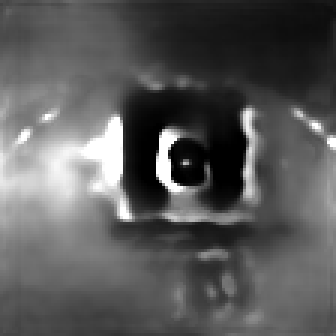
#> input picture tonedio/depths/depth_frame_000209.png, 112 x 112 px (shown 3 times larger)
$ python detect_gates_from_mask_geometry.py depths/depth_frame_000209.png
#> lines starting #> are read from the running program, lines starting #| are printed output that depends on the picture; after the words box and inside, x2 and y2 are one past the last pixel; in counts of white or black regions, pixels touching at a corner belong together
from __future__ import annotations

from argparse import ArgumentParser
from pathlib import Path
import glob
import json
import math

import cv2
import numpy as np


IMAGE_EXTENSIONS = {".png", ".jpg", ".jpeg", ".bmp", ".webp"}


def build_args():
    parser = ArgumentParser(description="Detect rectangular gate candidates from black/white segmentation masks.")
    parser.add_argument("inputs", nargs="+", help="Mask image files, folders, or glob patterns.")
    parser.add_argument("--output_dir", type=str, default="mask_geometry_gate_detections")
    parser.add_argument("--threshold", type=int, default=127)
    parser.add_argument("--min_area", type=float, default=20.0)
    parser.add_argument("--max_candidates", type=int, default=5)
    parser.add_argument("--close_kernel", type=int, default=5)
    parser.add_argument("--dilate_kernel", type=int, default=3)
    parser.add_argument("--edge_samples", type=int, default=40)
    parser.add_argument("--edge_thickness", type=int, default=2)
    parser.add_argument("--min_edge_coverage", type=float, default=0.25)
    parser.add_argument("--min_rectangularity", type=float, default=0.05)
    return parser.parse_args()


def iter_image_paths(inputs):
    seen = set()
    for item in inputs:
        matches = [Path(path) for path in glob.glob(item)]
        if not matches:
            matches = [Path(item)]

        for path in matches:
            if path.is_dir():
                candidates = [
                    child
                    for child in path.rglob("*")
                    if child.is_file() and child.suffix.lower() in IMAGE_EXTENSIONS
                ]
            else:
                candidates = [path]

            for candidate in candidates:
                candidate = candidate.resolve()
                if candidate in seen or candidate.suffix.lower() not in IMAGE_EXTENSIONS:
                    continue
                seen.add(candidate)
                yield candidate


def order_corners(corners):
    corners = np.asarray(corners, dtype=np.float32)
    center = np.mean(corners, axis=0)
    angles = np.arctan2(corners[:, 1] - center[1], corners[:, 0] - center[0])
    ordered = corners[np.argsort(angles)]
    start = int(np.argmin(np.sum(ordered, axis=1)))
    return np.roll(ordered, -start, axis=0)


def sample_edge_coverage(mask, p0, p1, samples, thickness):
    p0 = np.asarray(p0, dtype=np.float32)
    p1 = np.asarray(p1, dtype=np.float32)
    hits = 0
    total = max(2, int(samples))
    radius = max(0, int(thickness))
    height, width = mask.shape[:2]
    for i in range(total):
        t = float(i) / float(total - 1)
        p = p0 * (1.0 - t) + p1 * t
        x = int(round(float(p[0])))
        y = int(round(float(p[1])))
        x0 = max(0, x - radius)
        x1 = min(width, x + radius + 1)
        y0 = max(0, y - radius)
        y1 = min(height, y + radius + 1)
        if x0 >= x1 or y0 >= y1:
            continue
        if np.any(mask[y0:y1, x0:x1] > 0):
            hits += 1
    return float(hits) / float(total)


def score_rect(mask, corners, contour_area, edge_samples, edge_thickness):
    corners = order_corners(corners)
    rect_area = float(cv2.contourArea(corners.astype(np.float32)))
    if rect_area <= 1e-6:
        return None

    edge_coverages = []
    for i in range(4):
        edge_coverages.append(
            sample_edge_coverage(
                mask,
                corners[i],
                corners[(i + 1) % 4],
                samples=edge_samples,
                thickness=edge_thickness,
            )
        )

    rectangularity = float(contour_area) / rect_area
    score = float(np.mean(edge_coverages)) * 0.75 + float(min(edge_coverages)) * 0.25
    score *= min(1.0, max(0.0, rectangularity))
    return {
        "corners": corners,
        "rect_area": rect_area,
        "rectangularity": rectangularity,
        "edge_coverages": edge_coverages,
        "score": score,
    }


def detect_gates(mask, args):
    binary = np.asarray(mask, dtype=np.uint8)
    _, binary = cv2.threshold(binary, int(args.threshold), 255, cv2.THRESH_BINARY)

    if args.close_kernel > 0:
        kernel = np.ones((int(args.close_kernel), int(args.close_kernel)), dtype=np.uint8)
        binary = cv2.morphologyEx(binary, cv2.MORPH_CLOSE, kernel)
    if args.dilate_kernel > 0:
        kernel = np.ones((int(args.dilate_kernel), int(args.dilate_kernel)), dtype=np.uint8)
        binary = cv2.dilate(binary, kernel, iterations=1)

    contours, _ = cv2.findContours(binary, cv2.RETR_EXTERNAL, cv2.CHAIN_APPROX_SIMPLE)
    detections = []
    for contour in contours:
        contour_area = float(cv2.contourArea(contour))
        if contour_area < float(args.min_area):
            continue
        if contour.shape[0] < 4:
            continue

        rect = cv2.minAreaRect(contour)
        corners = cv2.boxPoints(rect)
        scored = score_rect(
            binary,
            corners,
            contour_area=contour_area,
            edge_samples=args.edge_samples,
            edge_thickness=args.edge_thickness,
        )
        if scored is None:
            continue
        if min(scored["edge_coverages"]) < float(args.min_edge_coverage):
            continue
        if scored["rectangularity"] < float(args.min_rectangularity):
            continue

        center = np.mean(scored["corners"], axis=0)
        size = rect[1]
        detections.append(
            {
                "center": center,
                "corners": scored["corners"],
                "size": (float(size[0]), float(size[1])),
                "contour_area": contour_area,
                "rect_area": scored["rect_area"],
                "rectangularity": scored["rectangularity"],
                "edge_coverages": scored["edge_coverages"],
                "score": scored["score"],
            }
        )

    detections.sort(key=lambda item: float(item["score"]), reverse=True)
    return binary, detections[: max(1, int(args.max_candidates))]


def draw_detections(mask_bgr, detections):
    overlay = mask_bgr.copy()
    if overlay.ndim == 2:
        overlay = cv2.cvtColor(overlay, cv2.COLOR_GRAY2BGR)
    palette = [(0, 255, 0), (0, 170, 255), (255, 120, 0), (255, 0, 255), (180, 180, 180)]
    for idx, detection in enumerate(detections):
        color = palette[idx % len(palette)]
        corners = np.asarray(detection["corners"], dtype=np.int32)
        cv2.polylines(overlay, [corners], isClosed=True, color=color, thickness=2, lineType=cv2.LINE_AA)
        center = detection["center"]
        center_xy = (int(round(float(center[0]))), int(round(float(center[1]))))
        cv2.drawMarker(
            overlay,
            center_xy,
            color,
            markerType=cv2.MARKER_CROSS,
            markerSize=11,
            thickness=1,
            line_type=cv2.LINE_AA,
        )
        cv2.putText(
            overlay,
            f"gate {idx + 1} {float(detection['score']):.2f}",
            (center_xy[0] + 6, center_xy[1] + 14),
            cv2.FONT_HERSHEY_SIMPLEX,
            0.4,
            color,
            1,
            cv2.LINE_AA,
        )
    return overlay


def detection_to_json(detection):
    return {
        "center": np.asarray(detection["center"], dtype=np.float32).tolist(),
        "corners": np.asarray(detection["corners"], dtype=np.float32).tolist(),
        "size": list(detection["size"]),
        "contour_area": float(detection["contour_area"]),
        "rect_area": float(detection["rect_area"]),
        "rectangularity": float(detection["rectangularity"]),
        "edge_coverages": [float(value) for value in detection["edge_coverages"]],
        "score": float(detection["score"]),
    }


def main():
    args = build_args()
    output_dir = Path(args.output_dir)
    overlay_dir = output_dir / "overlays"
    overlay_dir.mkdir(parents=True, exist_ok=True)

    image_paths = list(iter_image_paths(args.inputs))
    if not image_paths:
        raise FileNotFoundError("No input mask images found.")

    results = []
    for image_path in image_paths:
        mask = cv2.imread(str(image_path), cv2.IMREAD_GRAYSCALE)
#> mask is the input picture: shape (112, 112); min 0, max 255, mean 89.2
        if mask is None:
            print("[skip]", image_path, "could not be read", flush=True)
            continue

        binary, detections = detect_gates(mask, args)
#> in detect_gates, `_, binary = cv2.threshold(binary, int(args.threshold), 255, cv2.THRESH..`:
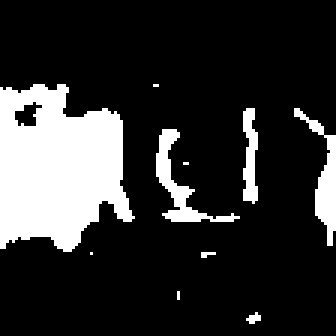
#> binary: shape (112, 112) (shown 3 times larger); 18.8% white; 10 white regions (6 under 20 px), largest, box (x1, y1, x2, y2) and area: (0, 28, 45, 84) 1809, (52, 43, 80, 74) 206, (98, 36, 112, 82) 197, (81, 36, 86, 68) 114
#> in detect_gates, `binary = cv2.morphologyEx(binary, cv2.MORPH_CLOSE, kernel)`:
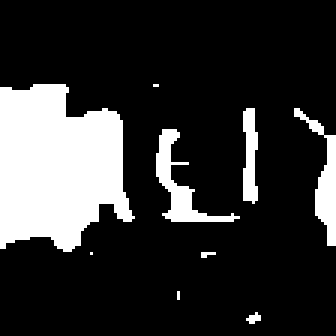
#> binary: shape (112, 112) (shown 3 times larger); 19.6% white; 9 white regions (5 under 20 px), largest, box (x1, y1, x2, y2) and area: (0, 28, 45, 84) 1870, (52, 43, 80, 74) 232, (98, 36, 112, 82) 203, (81, 36, 86, 68) 123
#> in detect_gates, `binary = cv2.dilate(binary, kernel, iterations=1)`:
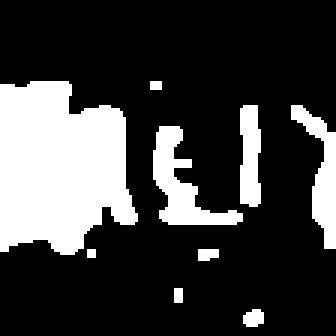
#> binary: shape (112, 112) (shown 3 times larger); 24.1% white; 9 white regions (3 under 20 px)
#> in detect_gates, `contours, _ = cv2.findContours(binary, cv2.RETR_EXTERNAL, cv2.CHAIN_AP..`: contours = 9 contours, 4 with area under 20; largest, box (x1, y1, x2, y2) and area: (0, 27, 46, 85) 1949, (51, 42, 81, 75) 320, (97, 35, 112, 83) 241, (80, 35, 87, 69) 167, (81, 103, 88, 109) 24
#> the loop in detect_gates, `for contour in contours:` made 9 passes
#> (contour_area, rect, rect_area in score_rect, rectangularity in score_rect, score in score_rect) on passes 1, 7, 9: (24.5, ((84, 105.5), (5, 6), -90), 30, 0.817, 0.817), (167, ((83, 51.5), (33, 6), -90), 198, 0.843, 0.843), (1949, ((22.5, 55.5), (57, 45), -90), 2565, 0.76, 0.374)
#> (contour_area, rect, rect_area in score_rect, rectangularity in score_rect, score in score_rect) on passes 5 to 6: (320, ((59.88, 62.23), (22.55, 40.92), -35.54), 922.8, 0.347, 0.164), (241, ((107.5, 57.77), (12.66, 48.88), -11.98), 618.7, 0.39, 0.189)
#> after the loop in detect_gates, `for contour in contours:`: detections = 4 items
#> detections = 4 items
        overlay = draw_detections(cv2.cvtColor(binary, cv2.COLOR_GRAY2BGR), detections)
#> in draw_detections, `overlay = mask_bgr.copy()`: overlay: shape (112, 112, 3); 24.1% white; 9 white regions (3 under 20 px), largest, box (x1, y1, x2, y2) and area: (0, 27, 46, 85) 2050, (51, 42, 81, 75) 382, (97, 35, 112, 83) 296, (80, 35, 87, 69) 205, (81, 103, 88, 109) 34, (66, 83, 73, 87) 25
#> the loop in draw_detections, `for idx, detection in enumerate(detections):` made 4 passes
#> (color, corners, center, center_xy) on passes 1 to 4: ((0, 255, 0), [[80, 35], [86, 35], [86, 68], [80, 68]], [83, 51.5], (83, 52)), ((0, 170, 255), [[81, 103], [87, 103], [87, 108], [81, 108]], [84, 105.5], (84, 106)), ((255, 120, 0), [[96, 35], [108, 32], [118, 80], [106, 82]], [107.5, 57.77], (107, 58)), ((255, 0, 255), [[38, 52], [57, 39], [80, 72], [62, 85]], [59.88, 62.23], (60, 62))
#> after the loop in draw_detections, `for idx, detection in enumerate(detections):`:
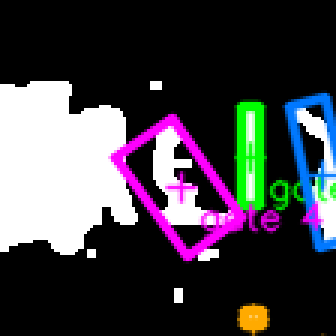
#> overlay: shape (112, 112, 3) (shown 3 times larger); mean B, G, R 70.3, 64.1, 66.1
        overlay_path = overlay_dir / f"{image_path.stem}_geometry_gates.png"
        cv2.imwrite(str(overlay_path), overlay)

        result = {
            "image": str(image_path),
            "overlay": str(overlay_path),
            "gate_count": len(detections),
            "gates": [detection_to_json(detection) for detection in detections],
        }
        results.append(result)
        print("[mask_gate_detect]", image_path, "gates=", len(detections), "overlay=", overlay_path, flush=True)
#| [mask_gate_detect] tonedio/depths/depth_frame_000209.png gates= 4 overlay= mask_geometry_gate_detections/overlays/depth_frame_000209_geometry_gates.png

    results_path = output_dir / "mask_geometry_gate_detections.json"
    with results_path.open("w", encoding="utf-8") as f:
        json.dump(results, f, indent=2)
    print("[mask_gate_detect]", "results=", results_path, flush=True)


if __name__ == "__main__":
    main()

$ run again, on tonedio/depths/depth_frame_000219.png
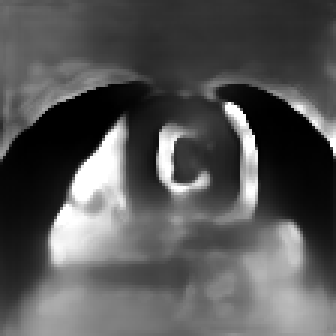
#> input picture tonedio/depths/depth_frame_000219.png, 112 x 112 px (shown 3 times larger)
#> in main, mask is the input picture: shape (112, 112); min 0, max 255, mean 85.5
#> in detect_gates, `binary = cv2.dilate(binary, kernel, iterations=1)`:
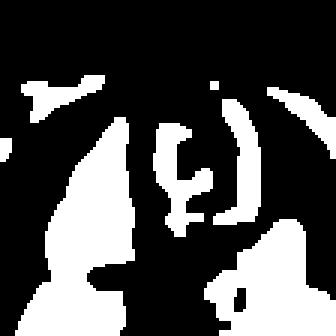
#> binary: shape (112, 112) (shown 3 times larger); 30.5% white; 8 white regions (1 under 20 px)
#> contours = 8 contours, 2 with area under 20; largest, box (x1, y1, x2, y2) and area: (5, 39, 45, 112) 1523, (68, 73, 112, 112) 1029, (51, 41, 71, 79) 302, (71, 33, 87, 75) 297, (7, 25, 35, 41) 163, (89, 29, 112, 53) 150
#> the loop in detect_gates, `for contour in contours:` made 8 passes
#> (contour_area, rect, rect_area in score_rect, rectangularity in score_rect, score in score_rect) on passes 3 to 5: (302.5, ((60.97, 58.62), (18.33, 37.85), -12.53), 693.9, 0.436, 0.266), (1523, ((32.44, 77.86), (79.35, 33.87), -73.14), 2687.7, 0.567, 0.238), (297, ((79.74, 53.9), (41.42, 14.65), -85.6), 606.7, 0.49, 0.346)
#> after the loop in detect_gates, `for contour in contours:`: detections = 6 items
#> in main, `binary, detections = detect_gates(mask, args)`: detections = 5 items
#> the loop in draw_detections, `for idx, detection in enumerate(detections):` made 5 passes
#> (color, corners, center, center_xy) on passes 1 to 5: ((0, 255, 0), [[68, 73], [111, 73], [111, 111], [68, 111]], [89.5, 92], (90, 92)), ((0, 170, 255), [[74, 32], [88, 33], [85, 75], [70, 73]], [79.74, 53.9], (80, 54)), ((255, 120, 0), [[88, 30], [95, 23], [117, 45], [110, 52]], [102.8, 37.75], (103, 38)), ((255, 0, 255), [[47, 42], [65, 38], [74, 75], [56, 79]], [60.97, 58.62], (61, 59)), ((180, 180, 180), [[6, 27], [33, 24], [35, 37], [8, 40]], [21.02, 32.39], (21, 32))
#> after the loop in draw_detections, `for idx, detection in enumerate(detections):`:
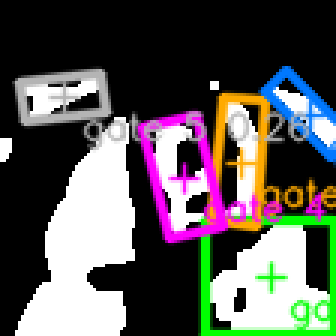
#> overlay: shape (112, 112, 3) (shown 3 times larger); mean B, G, R 86.9, 89.3, 90.4
#| [mask_gate_detect] tonedio/depths/depth_frame_000219.png gates= 5 overlay= mask_geometry_gate_detections/overlays/depth_frame_000219_geometry_gates.png

$ run again, on tonedio/depths/depth_frame_000224.png
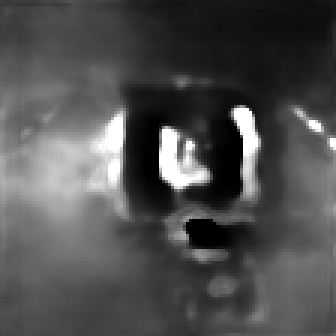
#> input picture tonedio/depths/depth_frame_000224.png, 112 x 112 px (shown 3 times larger)
#> in main, mask is the input picture: shape (112, 112); min 0, max 255, mean 79.4
#> in detect_gates, `binary = cv2.dilate(binary, kernel, iterations=1)`:
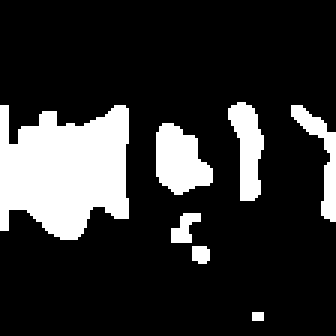
#> binary: shape (112, 112) (shown 3 times larger); 18.4% white; 7 white regions (1 under 20 px)
#> contours = 7 contours, 1 with area under 20; largest, box (x1, y1, x2, y2) and area: (0, 35, 43, 80) 1368, (52, 41, 71, 65) 284, (76, 34, 88, 67) 204, (97, 35, 112, 74) 141, (57, 71, 67, 81) 42, (64, 82, 70, 88) 22
#> the loop in detect_gates, `for contour in contours:` made 7 passes
#> (contour_area, rect, rect_area in score_rect, rectangularity in score_rect, score in score_rect) on passes 2 to 4: (22.5, ((66.5, 84.5), (5, 5), -90), 25, 0.9, 0.9), (42.5, ((61.5, 75.5), (9, 9), -90), 81, 0.525, 0.393), (283.5, ((61, 52.5), (23, 18), -90), 414, 0.685, 0.446)
#> after the loop in detect_gates, `for contour in contours:`: detections = 6 items
#> in main, `binary, detections = detect_gates(mask, args)`: detections = 5 items
#> the loop in draw_detections, `for idx, detection in enumerate(detections):` made 5 passes
#> (color, corners, center, center_xy) on passes 1, 2, 4, 5: ((0, 255, 0), [[64, 82], [69, 82], [69, 87], [64, 87]], [66.5, 84.5], (66, 84)), ((0, 170, 255), [[75, 34], [85, 33], [89, 65], [80, 66]], [82.66, 49.83], (83, 50)), ((255, 0, 255), [[52, 41], [70, 41], [70, 64], [52, 64]], [61, 52.5], (61, 52)), ((180, 180, 180), [[57, 71], [66, 71], [66, 80], [57, 80]], [61.5, 75.5], (62, 76))
#> after the loop in draw_detections, `for idx, detection in enumerate(detections):`:
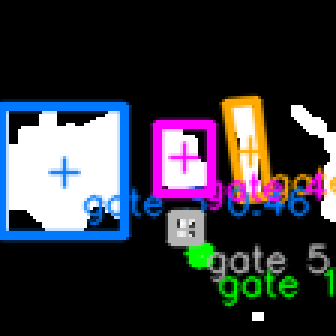
#> overlay: shape (112, 112, 3) (shown 3 times larger); mean B, G, R 61.6, 53.2, 53.6
#| [mask_gate_detect] tonedio/depths/depth_frame_000224.png gates= 5 overlay= mask_geometry_gate_detections/overlays/depth_frame_000224_geometry_gates.png
